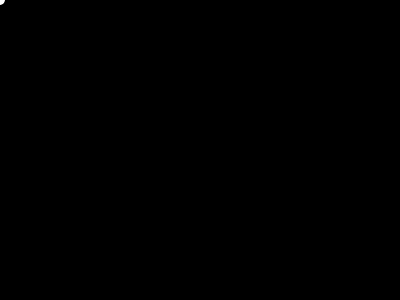
Frame 1 (no input)
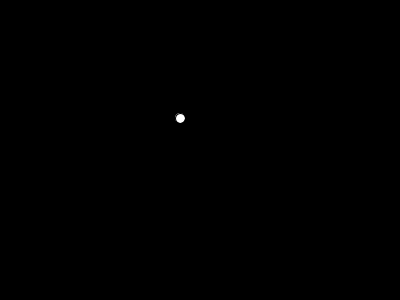
Frame 60 (the mouse pressed at the canvas centre just before this capture)
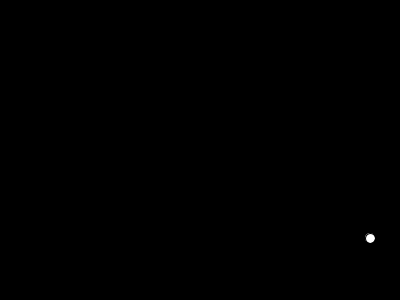
Frame 120 (the mouse held since frame 60 and released just before this capture)

The Processing sketch that drew these frames (run headless with seeded random() and noise(); from frame 60 on, the mouse is pressed at the canvas centre):

// Processing sketch: actividad_1
// ── actividad_1.pde
float velocidad_x = 10;
float velocidad_y = 2;
float x, y;

void setup() {
size(400,300);
x = width;
y = height;
}

void draw() {
background(0);
x = x + velocidad_x;
if (x > width) {
x = 0;
}
y = y + velocidad_y;
if (y > height) {
y = 0;
}
ellipse(x,y,10,10);
}
